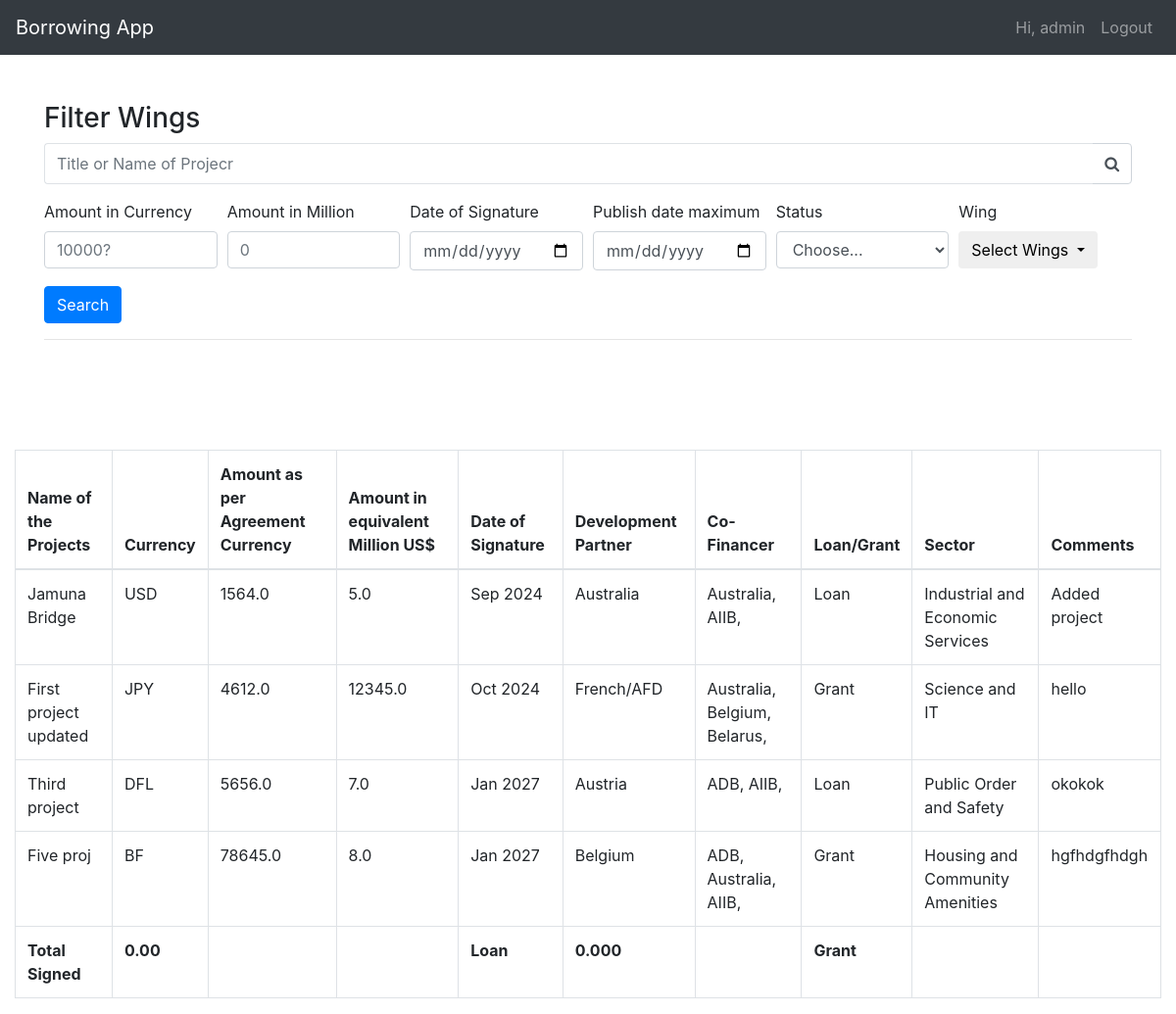
The page /wing/2 (signed in) on the database as committed earlier.
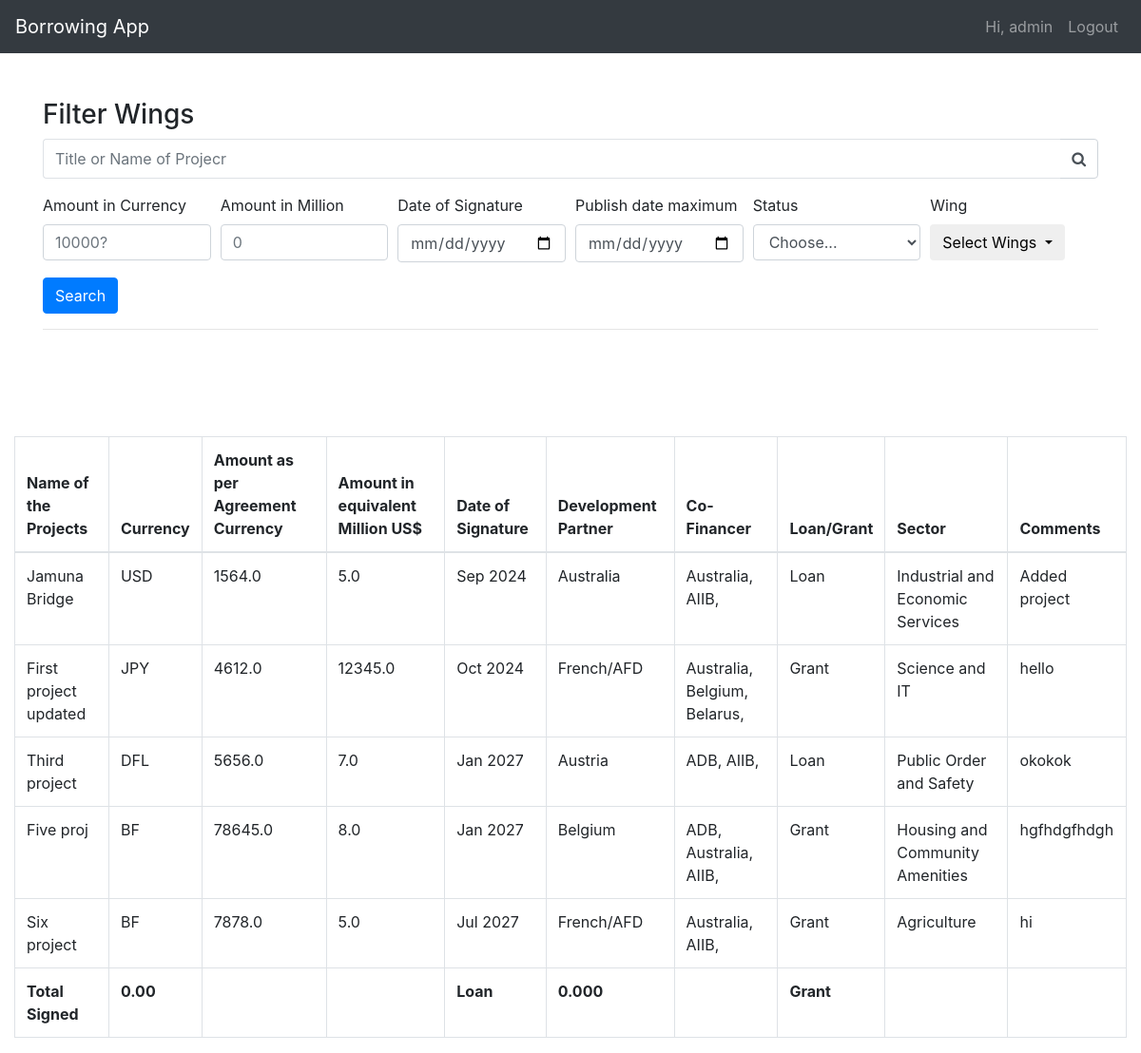
The same page on the database as committed later.
### Wing/models.py (models this page shows, shortened)
class Wing_One(models.Model):
    wing                             = models.ForeignKey(User, null=True, on_delete=models.CASCADE)
    name                             = models.CharField(max_length=3000, null=True)
    currency                         = models.CharField(max_length=100, choices=CURRENCY, default='USD')
    amount_as_per_agreement_currency = models.FloatField()
    amount_in_equivalent_million_us  = models.FloatField()
    date_of_signature                = models.DateTimeField()
    development_partner              = models.CharField(max_length=100, choices=DEV_PARTNER)
    co_financer                      = models.ManyToManyField(CO_FINANCER)
    loan_or_grant                    = models.CharField(max_length=200, choices=LOAN_GRANT, default='Loan')
    status                           = models.CharField(max_length=100, choices=PROPABILITY)
    sector                           = models.CharField(max_length=500, choices=SECTOR, default='General Public Services')
    if_loan_conditionally            = models.TextField(null=True, blank=True)
    current_status                   = models.TextField(null=True, blank=True)
    previous_month_status            = models.TextField(null=True, blank=True)
    comments                         = models.TextField(null=True, blank=True)
    updated                          = models.DateTimeField(auto_now=True)

class CO_FINANCER(models.Model):
    name = models.CharField(max_length=100, choices=DEV_PARTNER)
    def __str__(self):
        return self.name

### Wing/decorators.py (the view)
    def wrapper_func(request, *args, **kawrgs):
        group = None
        if request.user.groups.exists():
            group = request.user.groups.all()[0].name
        if group == "wings":
            return redirect('home')
        if group == "admin":
            return view_func(request, *args, **kawrgs)

### templates/wing.html (shortened to what this page needs)
{% extends 'base.html' %}
{% block content %}
<div class="container mt-5">
{% include 'wing-filter.html' %}
</div>
<br><br>
<div class="container-fluid">
  <div class="mt-5">
    <table class="table table-bordered">
      <thead>
        <tr>
          <th scope="col">Name of the Projects</th>
          <th scope="col">Currency</th>
          <th scope="col">Amount  as per Agreement Currency</th>
          <th scope="col">Amount in equivalent Million US$</th>
          <th scope="col">Date of Signature</th>
          <th scope="col">Development Partner</th>
          <th scope="col">Co-Financer</th>
          <th scope="col">Loan/Grant</th>
          <th scope="col">Sector</th>
          <th scope="col">Comments</th>
        </tr>
      </thead>
      <tbody>
        {% for obj in queryset %}
        <tr>
          <td>{{ obj.name }}</td>
          <td>{{ obj.currency }}</td>
          <td>{{ obj.amount_as_per_agreement_currency }}</td>
          <td>{{ obj.amount_in_equivalent_million_us }}</td>
          <td>{{ obj.date_of_signature|date:'M Y' }}</td>
          <td>{{ obj.development_partner }}</td>
          <td>
            {% for co in obj.co_financer.all %}
              {{ co }},
            {% endfor %}
          </td>
          <td>{{ obj.loan_or_grant }}</td>
          <td>{{ obj.sector }}</td>
          <td>{{ obj.comments }}</td>
        </tr>
        {% endfor %}
        <tr>
          <th scope="col">Total Signed</th>
          <th scope="col">0.00</th>
          <th scope="col"></th>
          <th scope="col"></th>
          <th scope="col">Loan</th>
          <th scope="col">0.000</th>
          <th></th>
          <th scope="col">Grant</th>
          <th scope="col"></th>
          <th scope="col"></th>
        </tr>
      </tbody>
    </table>
  </div>
</div>
{% endblock %}

### templates/base.html (shortened to what this page needs)
{% load crispy_forms_tags %}
<!doctype html>
<html lang="en">
  <head>
    <link rel="stylesheet" href="https://cdn.jsdelivr.net/npm/bootstrap@4.0.0/dist/css/bootstrap.min.css">
    <link rel="stylesheet" href="https://cdnjs.cloudflare.com/ajax/libs/font-awesome/4.7.0/css/font-awesome.min.css" />
    <link href="https://cdn.jsdelivr.net/npm/select2@4.1.0-rc.0/dist/css/select2.min.css" rel="stylesheet" />
  </head>
  <body>
    {% include 'navbar.html' %}
    {% block content %}
    {% endblock %}
</body>
</html>

### templates/navbar.html (shortened to what this page needs)
<nav class="navbar navbar-expand-lg navbar-dark bg-dark">
    <a class="navbar-brand" href="{% url 'home' %}">Borrowing App</a>
    <div class="collapse navbar-collapse" id="navbarSupportedContent">
      <ul class="navbar-nav ml-auto">
        {% if request.user.is_authenticated %}
          <a class="nav-link" href="">Hi, {{ request.user.username }}</a>
          <a class="nav-link" href="{% url 'logout' %}">Logout</a>
        {% else %}
        <li class="nav-item"></li>
          <a class="nav-link" href="{% url 'login' %}">Login</a>
        </li>
        {% endif %}
      </ul>
    </div>
  </nav>

### templates/wing-filter.html (shortened to what this page needs)
<h3>Filter Wings</h3>
<form method="GET" action="{% url 'wing' user.id %}">
  <div class="form-row">
      <div class="form-group col-12">
          <div class="input-group">
              <input class="form-control py-2 border-right-0 border" type="search" name="name_of_proj" placeholder="Title or Name of Projecr" />
              <span class="input-group-append">
                  <div class="input-group-text bg-transparent">
                      <i class="fa fa-search"></i>
                  </div>
              </span>
          </div>
      </div>
  </div>
  <div class="form-row">
    <div class="form-group col-md-2 col-lg-2">
      <label for="viewCountMin">Amount in Currency</label>
      <input type="number" min=0 class="form-control" id="viewCountMin" placeholder="10000?" name="amount_per_currency">
    </div>
    <div class="form-group col-md-2 col-lg-2">
      <label for="viewCountMax">Amount in Million</label>
      <input type="number" min=0 class="form-control" id="viewCountMax" placeholder="0" name="amount_in_million">
    </div>
    <div class="form-group col-md-2 col-lg-2">
      <label for="publishDateMin">Date of Signature</label>
      <input type="date" class="form-control" id="publishDateMin" name="date_min">
    </div>
    <div class="form-group col-md-2 col-lg-2">
      <label for="publishDateMax">Publish date maximum</label>
      <input type="date" class="form-control" id="publishDateMax" name="date_max">
    </div>
    <div class="form-group col-md-2">
      <label for="category">Status</label>
      <select id="category" class="form-control" name="category">
        <option selected>Choose...</option>
      </select>
    </div>
    <div class="form-group col-md-2">
        <label for="category">Wing</label>
        <div class="dropdown">
        <button class="btn dropdown-toggle" type="button" id="dropdownMenuButton" data-toggle="dropdown" aria-haspopup="true" aria-expanded="false">
              Select Wings
            </button>
          </div>
      </div>
  </div>
  <button type="submit" class="btn btn-primary">Search</button>
</form>
<hr />

Rows that differ between the two databases and show on the page:
added Wing_One: name "Six project", currency "BF", amount_as_per_agreement_currency "7878.0", amount_in_equivalent_million_us "5.0", date_of_signature "Jul 2027", development_partner "French/AFD", loan_or_grant "Grant", sector "Agriculture", comments "hi", CO_FINANCER (name "Australia"), CO_FINANCER (name "AIIB")
